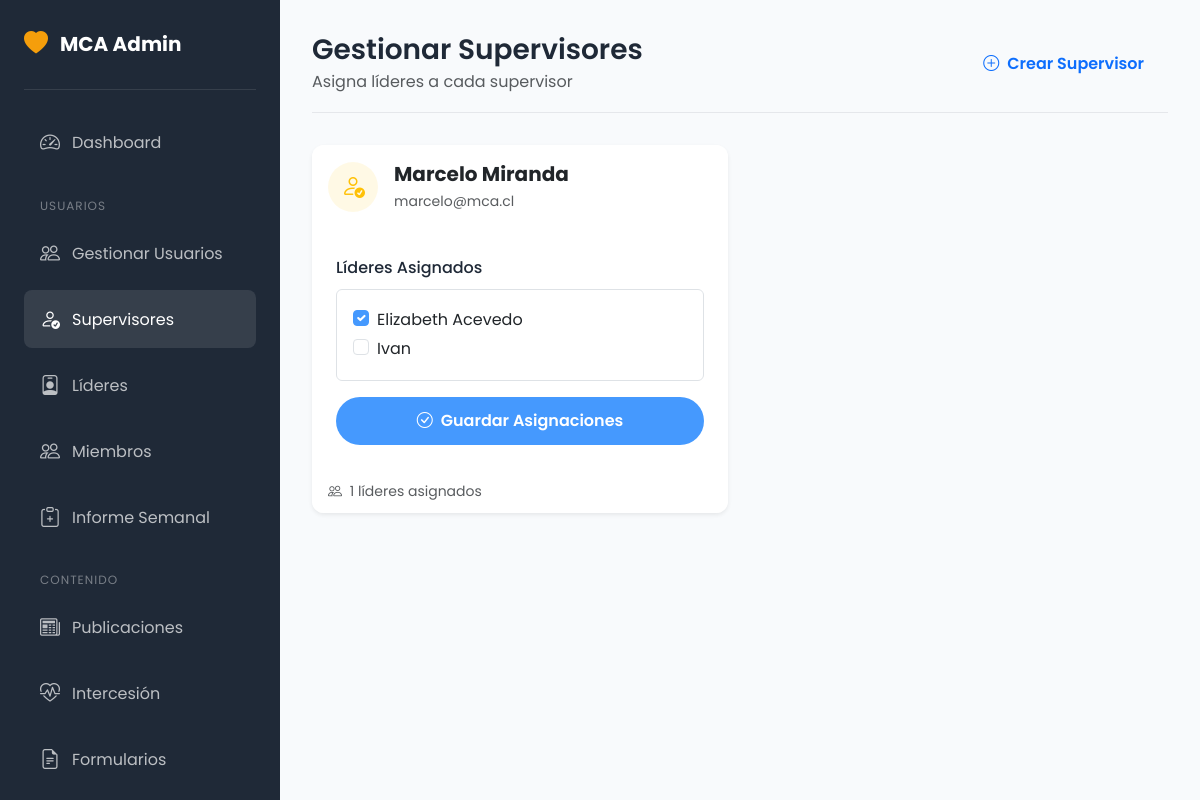
/admin/supervisores.php (signed in), run on the app's committed database.
### tables this page shows
CREATE TABLE `users` (
  `id` int(11) NOT NULL,
  `username` varchar(50) NOT NULL,
  `email` varchar(100) NOT NULL,
  `password` varchar(255) NOT NULL,
  `full_name` varchar(100) NOT NULL,
  `phone` varchar(20) DEFAULT NULL,
  `role` enum('admin','supervisor','lider','admin_jovenes','admin_mujeres','admin_varones','admin_juveniles','admin_evangelismo','admin_intercesion','user') NOT NULL DEFAULT 'user',
  `is_active` tinyint(1) NOT NULL DEFAULT 1,
  `created_at` timestamp NOT NULL DEFAULT current_timestamp(),
  `updated_at` timestamp NOT NULL DEFAULT current_timestamp() ON UPDATE current_timestamp()
);

### includes/functions.php (called while the page is built, shortened)
<?php
function sanitize($input) {
    return htmlspecialchars(trim($input), ENT_QUOTES, 'UTF-8');
}
function getAllLeaders() {
    try {
        $pdo = getConnection();
        $stmt = $pdo->query("SELECT * FROM users WHERE role = 'lider' AND is_active = 1 ORDER BY full_name");
        return $stmt->fetchAll();
    } catch (Exception $e) {
        return [];
    }
}
function getAllSupervisors() {
    try {
        $pdo = getConnection();
        $stmt = $pdo->query("SELECT * FROM users WHERE role = 'supervisor' AND is_active = 1 ORDER BY full_name");
        return $stmt->fetchAll();
    } catch (Exception $e) {
        return [];
    }
}

### admin/supervisores.php (the view, shortened to what this page needs)
<?php
require_once __DIR__ . '/../includes/functions.php';
$pdo = getConnection();
$supervisores = getAllSupervisors();
$lideres = getAllLeaders();
$assignments = [];
$stmt = $pdo->query("SELECT * FROM supervisor_lideres");
while ($row = $stmt->fetch()) {
    if (!isset($assignments[$row['supervisor_id']])) {
        $assignments[$row['supervisor_id']] = [];
    }
    $assignments[$row['supervisor_id']][] = $row['lider_id'];
}
$pageTitle = 'Gestionar Supervisores';
?>
<!DOCTYPE html>
<html lang="es">
<head>
    <link href="https://cdn.jsdelivr.net/npm/bootstrap@5.3.2/dist/css/bootstrap.min.css" rel="stylesheet">
    <link href="https://cdn.jsdelivr.net/npm/bootstrap-icons@1.11.1/font/bootstrap-icons.css" rel="stylesheet">
    <link href="<?= BASE_URL ?>/public/css/diseño.css" rel="stylesheet">
</head>
<body>
    <?php include __DIR__ . '/sidebar.php'; ?>
    <div class="admin-content">
        <div class="admin-header">
            <div>
                <h1><?= $pageTitle ?></h1>
                <p class="text-muted mb-0">Asigna líderes a cada supervisor</p>
            </div>
            <a href="<?= BASE_URL ?>/admin/usuarios.php" class="btn btn-outline-primary">
                <i class="bi bi-plus-circle me-2"></i>Crear Supervisor
            </a>
        </div>
        <?php if (empty($supervisores)): ?>
        <div class="card border-0 shadow-sm">
            <div class="card-body text-center py-5">
                <i class="bi bi-person-check display-1 text-muted opacity-25"></i>
                <h4 class="mt-4 text-muted">No hay supervisores</h4>
                <p class="text-muted">Crea un supervisor desde la sección de usuarios.</p>
                <a href="<?= BASE_URL ?>/admin/usuarios.php" class="btn btn-primary">
                    <i class="bi bi-plus-circle me-2"></i>Crear Supervisor
                </a>
            </div>
        </div>
        <?php else: ?>
        <div class="row g-4">
            <?php foreach ($supervisores as $sup): ?>
            <div class="col-lg-6">
                <div class="card border-0 shadow-sm h-100">
                    <div class="card-header bg-white border-0 py-3">
                        <div class="d-flex align-items-center">
                            <div class="rounded-circle bg-warning bg-opacity-10 d-flex align-items-center justify-content-center me-3" style="width: 50px; height: 50px;">
                                <i class="bi bi-person-check text-warning fs-4"></i>
                            </div>
                            <div>
                                <h5 class="mb-0 fw-bold"><?= sanitize($sup['full_name']) ?></h5>
                                <small class="text-muted"><?= sanitize($sup['email']) ?></small>
                            </div>
                        </div>
                    </div>
                    <div class="card-body">
                        <form method="POST">
                            <label class="form-label fw-medium">Líderes Asignados</label>
                            <div class="border rounded p-3 mb-3" style="max-height: 200px; overflow-y: auto;">
                                <?php if (empty($lideres)): ?>
                                <p class="text-muted mb-0 small">No hay líderes disponibles</p>
                                <?php else: ?>
                                <?php foreach ($lideres as $lid): ?>
                                <div class="form-check">
                                    <input type="checkbox" name="lider_ids[]" value="<?= $lid['id'] ?>"
                                        class="form-check-input" id="lider<?= $sup['id'] ?>_<?= $lid['id'] ?>"
                                        <?= in_array($lid['id'], $assignments[$sup['id']] ?? []) ? 'checked' : '' ?>>
                                    <label class="form-check-label" for="lider<?= $sup['id'] ?>_<?= $lid['id'] ?>">
                                        <?= sanitize($lid['full_name']) ?>
                                    </label>
                                </div>
                                <?php endforeach; ?>
                                <?php endif; ?>
                            </div>
                            <button type="submit" class="btn btn-primary w-100">
                                <i class="bi bi-check-circle me-2"></i>Guardar Asignaciones
                            </button>
                        </form>
                    </div>
                    <div class="card-footer bg-white border-0">
                        <small class="text-muted">
                            <i class="bi bi-people me-1"></i>
                            <?= count($assignments[$sup['id']] ?? []) ?> líderes asignados
                        </small>
                    </div>
                </div>
            </div>
            <?php endforeach; ?>
        </div>
        <?php endif; ?>
    </div>
</body>
</html>

### public/css/diseño.css (style rules this page uses)
:root { --primary-color: #4599FE; --primary-dark: #2f7CE6; --primary-light: #74B9FF; --secondary-color: #f59e0b; --secondary-dark: #d97706; --accent-color: #10b981; --dark-color: #1f2937; --light-color: #f3f4f6; --gradient-primary: linear-gradient(135deg, #4599FE 0%, #6FB8FF 50%, #8BD0FF 100%); --gradient-secondary: linear-gradient(135deg, #f59e0b 0%, #ef4444 100%); --gradient-accent: linear-gradient(135deg, #10b981 0%, #06b6d4 100%); --gradient-dark: linear-gradient(135deg, #1f2937 0%, #374151 100%); --font-primary: 'Poppins', sans-serif; --font-display: 'Playfair Display', serif; --shadow-sm: 0 1px 2px rgba(0,0,0,0.05); --shadow-md: 0 4px 6px -1px rgba(0,0,0,0.1), 0 2px 4px -1px rgba(0,0,0,0.06); --shadow-lg: 0 10px 15px -3px rgba(0,0,0,0.1), 0 4px 6px -2px rgba(0,0,0,0.05); --shadow-xl: 0 20px 25px -5px rgba(0,0,0,0.1), 0 10px 10px -5px rgba(0,0,0,0.04); --border-radius: 12px; --transition: all 0.3s ease; }
* { margin: 0; padding: 0; box-sizing: border-box; }
body { font-family: var(--font-primary); font-size: 16px; line-height: 1.7; color: var(--dark-color); background-color: #ffffff; overflow-x: hidden; }
html { overflow-x: hidden; }
h1, h2, h3, h4, h5, h6 { font-family: var(--font-primary); font-weight: 600; line-height: 1.3; margin-bottom: 1rem; }
a { text-decoration: none; transition: var(--transition); }
.btn { font-weight: 600; padding: 0.75rem 1.5rem; border-radius: 50px; transition: var(--transition); border: none; }
.btn-primary { background: var(--primary-color); color: white; }
.card { border: none; border-radius: var(--border-radius); overflow: hidden; transition: var(--transition); box-shadow: var(--shadow-md); background: white; }
.card-body { padding: 1.5rem; }
.form-label { font-weight: 500; margin-bottom: 0.5rem; color: var(--dark-color); }
.form-check-input:checked { background-color: var(--primary-color); border-color: var(--primary-color); }
.admin-content { margin-left: 280px; padding: 2rem; min-height: 100vh; background: #f8fafc; }
.admin-header { display: flex; justify-content: space-between; align-items: center; margin-bottom: 2rem; padding-bottom: 1rem; border-bottom: 1px solid #e5e7eb; }
.admin-header h1 { font-size: 1.75rem; margin-bottom: 0; }
.container, .container-fluid, .row { box-sizing: border-box; }

### data on the page
users: full_name "Marcelo Miranda", email "marcelo@mca.cl", id "1"
users: id "☑", full_name "Elizabeth Acevedo"
users: full_name "Ivan"

### other printed values
$pageTitle "Gestionar Supervisores"
